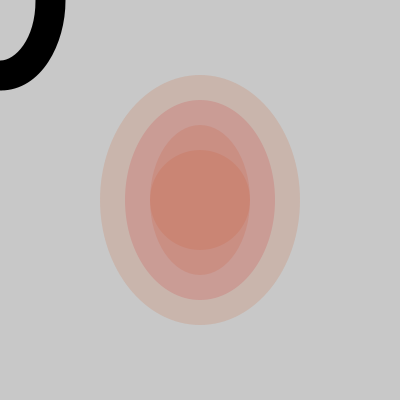
Frame 1 (no input)
Frame 60 (the mouse pressed at the canvas centre just before this capture): identical to frame 1, image omitted
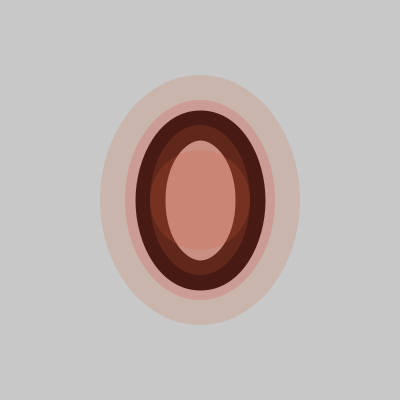
Frame 120 (the mouse held since frame 60 and released just before this capture)

The Processing sketch that drew these frames (run headless with seeded random() and noise(); from frame 60 on, the mouse is pressed at the canvas centre):

// Processing sketch: processing_83953
// ── processing_83953.pde

void setup()
{size(400,400);
background(200);}

void draw()
{
noFill();
background(200);
//Je déclare une variable de typer integer
int Variable1;
//Je lui attribue le chiffre 100 grace au signe =
Variable1 = 100;

//Je déclare une variable de typer integer
int Variable2;
//Je lui attribue le chiffre 150 grace au signe =
Variable2 = 150;

//Je déclare une variable de typer integer
int Variable3;
//Je lui attribue le chiffre 200 grace au signe =
Variable3 = 200;

//Je déclare une variable de typer integer
int Variable4;
//Je lui attribue le chiffre 250 grace au signe =
Variable4 = 250;
stroke(0);
strokeWeight(30);
ellipse(mouseX,mouseY,Variable1,Variable2);

translate(100,50);
noStroke();
fill(204,102,54,50);
ellipse(Variable1,Variable2,Variable3,Variable4);
fill(204,102,54,50);
ellipse(Variable1,Variable2,Variable1,Variable1);
ellipse(Variable1,Variable2,Variable1,Variable2);
fill(204,52,54,50);
ellipse(Variable1,Variable2,Variable2,Variable3);
noFill();


}
